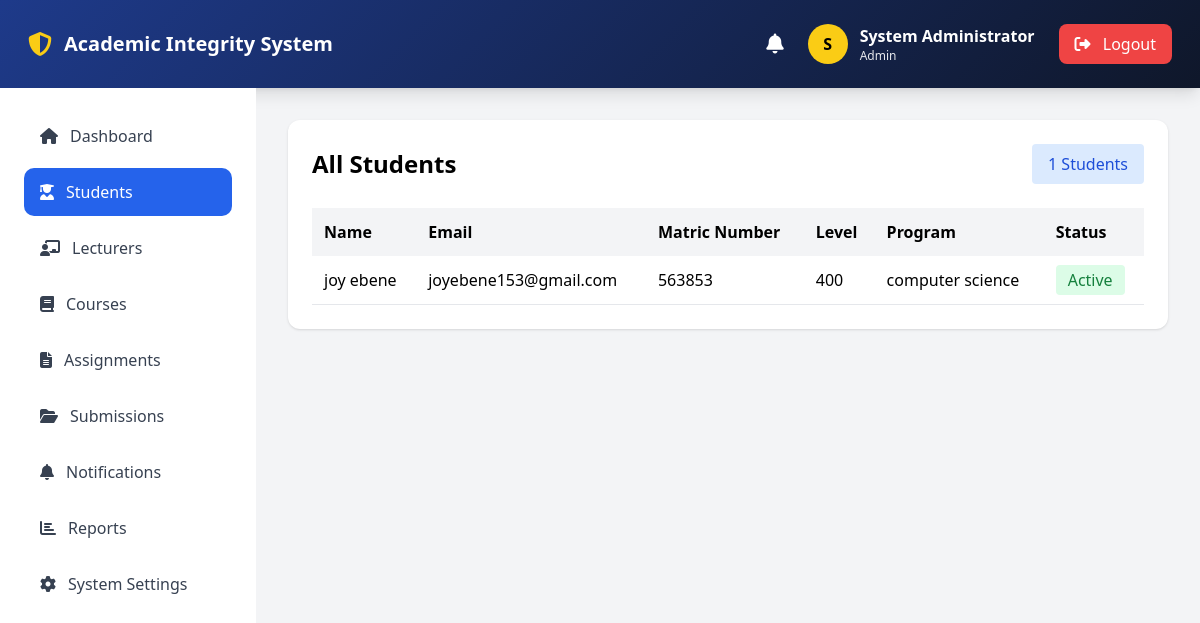
Screenshot of /admin/students (signed in) with the database file from the repository.
### app/models.py (models this page shows, shortened)
class User(UserMixin, db.Model):
    __tablename__ = 'users'
    id = db.Column(db.Integer, primary_key=True)
    username = db.Column(db.String(50), unique=True, nullable=False)
    email = db.Column(db.String(100), unique=True, nullable=False)
    password_hash = db.Column(db.String(255), nullable=False)
    first_name = db.Column(db.String(50), nullable=False)
    last_name = db.Column(db.String(50), nullable=False)
    role = db.Column(db.String(20), default='student')
    department = db.Column(db.String(100))
    faculty = db.Column(db.String(100))
    created_at = db.Column(db.DateTime, default=datetime.utcnow)
    updated_at = db.Column(db.DateTime, default=datetime.utcnow, onupdate=datetime.utcnow)
    last_login = db.Column(db.DateTime)
    is_active = db.Column(db.Boolean, default=True)
    student_profile = db.relationship('Student', backref='user', uselist=False, cascade='all, delete-orphan')
    lecturer_profile = db.relationship('Lecturer', backref='user', uselist=False, cascade='all, delete-orphan')
    @property
    def full_name(self):
        return f"{self.first_name} {self.last_name}"

class Student(db.Model):
    __tablename__ = 'students'
    id = db.Column(db.Integer, primary_key=True)
    user_id = db.Column(db.Integer, db.ForeignKey('users.id'), nullable=False)
    matric_number = db.Column(db.String(20), unique=True, nullable=False)
    level = db.Column(db.Integer)
    program = db.Column(db.String(100))
    advisor_id = db.Column(db.Integer, db.ForeignKey('lecturers.id'))

### app/admin/routes.py (the view)
@admin_bp.route("/students")
@login_required
def students():
    if current_user.role != "admin":
        flash("Access denied.", "danger")
        return redirect(url_for("auth.login"))
    students = Student.query.order_by(Student.id.desc()).all()
    return render_template(
        "admin/students.html",
        students=students
    )

### app/__init__.py (called while the page is built)
@login_manager.user_loader
def load_user(user_id):
    from app.models import User
    return User.query.get(int(user_id))

### app/templates/admin/students.html (shortened to what this page needs)
{% extends "base.html" %}
{% block content %}
<div class="bg-white rounded-xl shadow p-6">
<div class="flex justify-between items-center mb-6">
<h1 class="text-2xl font-bold">
All Students
</h1>
<span class="bg-blue-100 text-blue-700 px-4 py-2 rounded">
{{ students|length }} Students
</span>
</div>
<div class="overflow-x-auto">
<table class="w-full">
<thead class="bg-gray-100">
<tr>
<th class="p-3 text-left">
Name
</th>
<th class="p-3 text-left">
Email
</th>
<th class="p-3 text-left">
Matric Number
</th>
<th class="p-3 text-left">
Level
</th>
<th class="p-3 text-left">
Program
</th>
<th class="p-3 text-left">
Status
</th>
</tr>
</thead>
<tbody>
{% for student in students %}
<tr class="border-b hover:bg-gray-50">
<td class="p-3">
{{ student.user.full_name }}
</td>
<td class="p-3">
{{ student.user.email }}
</td>
<td class="p-3">
{{ student.matric_number }}
</td>
<td class="p-3">
{{ student.level }}
</td>
<td class="p-3">
{{ student.program }}
</td>
<td class="p-3">
{% if student.user.is_active %}
<span class="bg-green-100 text-green-700 px-3 py-1 rounded">
Active
</span>
{% else %}
<span class="bg-red-100 text-red-700 px-3 py-1 rounded">
Inactive
</span>
{% endif %}
</td>
</tr>
{% endfor %}
</tbody>
</table>
</div>
</div>
{% endblock %}

### app/templates/includes/navbar.html (shortened to what this page needs)
<nav class="gradient-bg shadow-lg p-2 md:p-3">
    <div class="px-4 h-16 flex justify-between items-center">
        <div class="flex items-center gap-3">
            <i class="fas fa-shield-alt text-yellow-400 text-2xl"></i>
            <span class="text-white text-xl font-bold">
                Academic Integrity System
            </span>
        </div>
        {% if current_user.is_authenticated %}
        <div class="flex items-center gap-6">
            <a href="{{ url_for('notifications.index') }}"
               class="relative text-white hover:text-yellow-400">
                <i class="fas fa-bell text-xl"></i>
            </a>
            <div class="flex items-center gap-3">
                <div class="h-10 w-10 rounded-full
                bg-yellow-400 text-black
                flex items-center justify-center
                font-bold">
                    {{ current_user.first_name[0] }}
                </div>
                <div class="text-white">
                    <p class="font-semibold">
                        {{ current_user.full_name }}
                    </p>
                    <p class="text-xs text-gray-200">
                        {{ current_user.role|title }}
                    </p>
                </div>
            </div>
            <a href="{{ url_for('auth.logout') }}"
               class="bg-red-500 hover:bg-red-600
               px-4 py-2 rounded-lg text-white">
                <i class="fas fa-sign-out-alt mr-2"></i>
                Logout
            </a>
        </div>
        {% endif %}
    </div>
</nav>

### app/templates/base.html (style rules this page uses)
.gradient-bg { background: linear-gradient(135deg, #1e3a8a, #0f172a); }

### rows the page displays
User: first_name "S", full_name "System Administrator", role "Admin"
Student: user.full_name "joy ebene", user.email "joyebene153@gmail.com", matric_number "563853", level "400", program "computer science"

### other values shown
{{ students|length }} "1"
